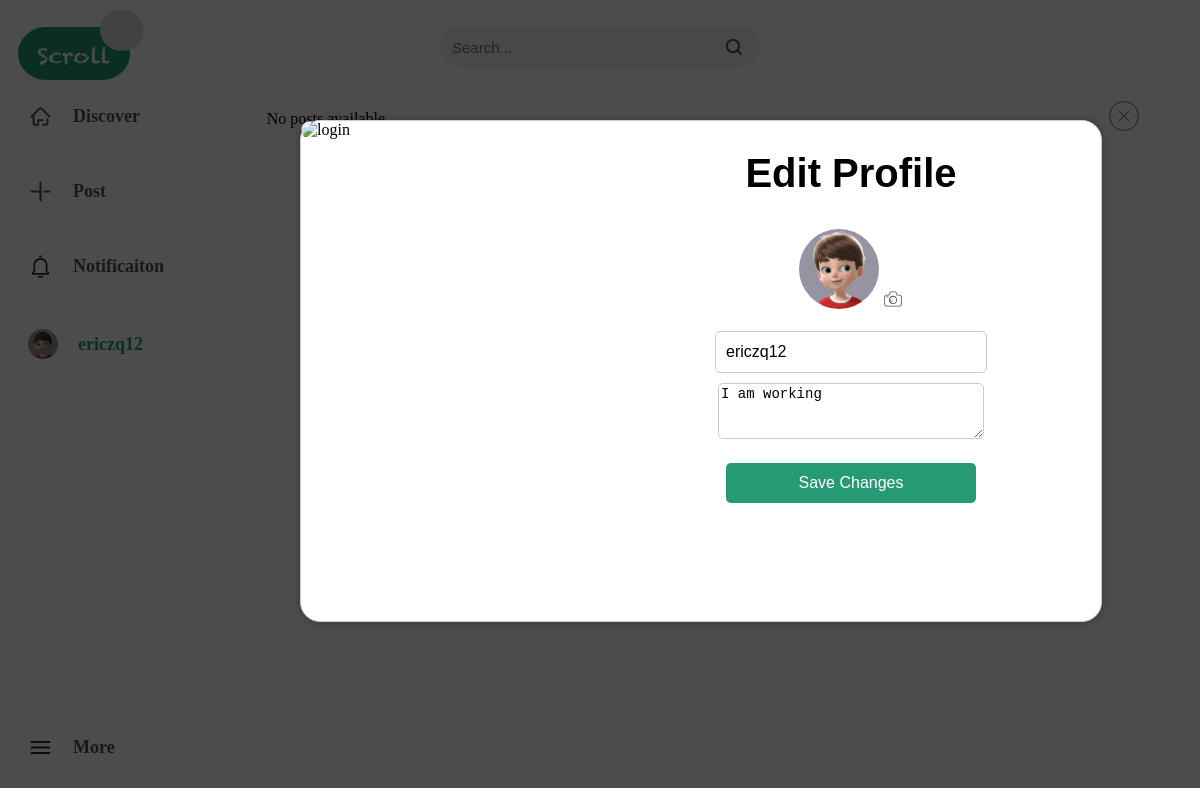
/profile_edit (signed in), run on an earlier commit of the app's database.
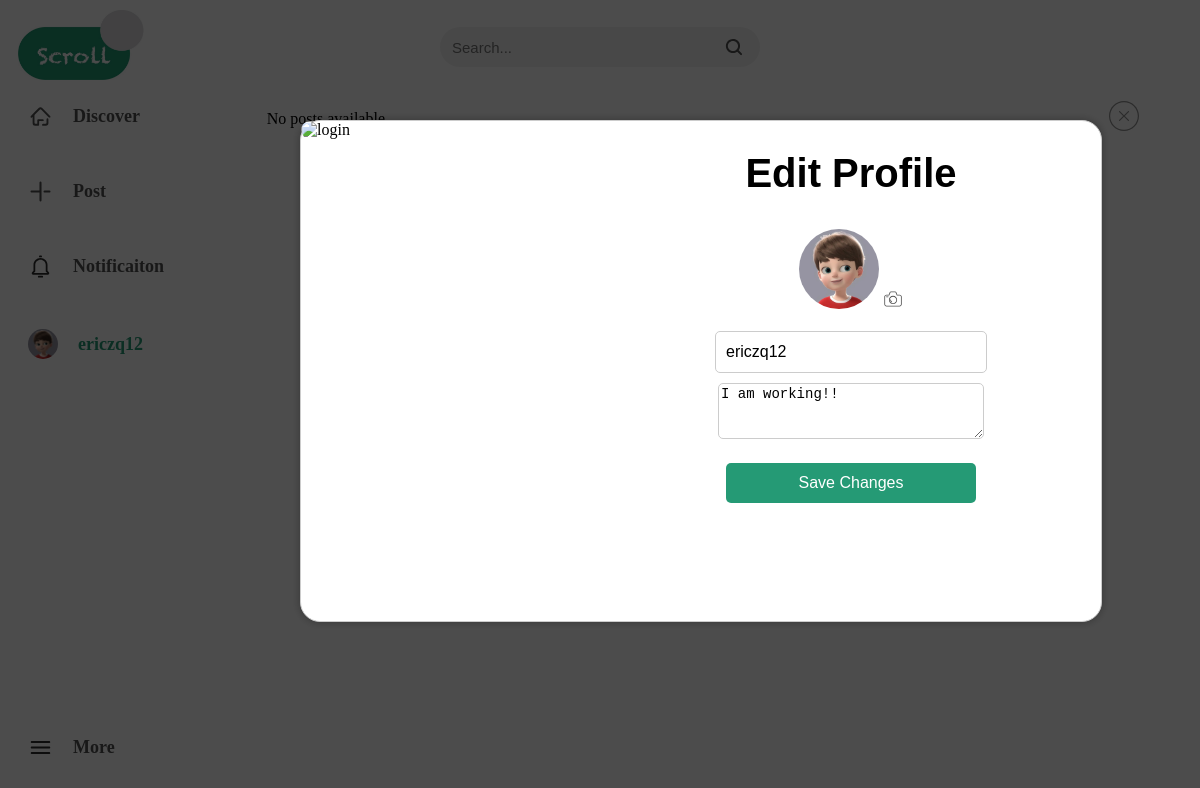
And on a later commit of the database.
### scroll_app/models/models.py (models this page shows, shortened)
class CustomUser(AbstractUser):
    user_id = models.AutoField(primary_key=True)  # UserID
    email = models.EmailField(unique=True)       # Email
    avatar = models.ImageField(upload_to='avatars/', blank=True,null=True, default='avatars/user.png')  # avatar
    bio = models.TextField(blank=True, null=True)  # user bio
    USERNAME_FIELD = 'email'  # use email as username
    REQUIRED_FIELDS = ['username']  # require username field
    groups = models.ManyToManyField(
        Group,
        verbose_name='groups',
        blank=True,
        help_text='The groups this user belongs to.',
        related_name='customuser_set',  # define related_name for groups
        related_query_name='customuser',
    )
    user_permissions = models.ManyToManyField(
        Permission,
        verbose_name='user permissions',
        blank=True,
        help_text='Specific permissions for this user.',
        related_name='customuser_set',  # define related_name for user_permissions
        related_query_name='customuser',
    )

### scroll_app/views/views.py (the view)
# urls.py: path('profile_edit', views.profile_edit_view, name='profile_edit'),
@login_required
def profile_edit_view(request):
    if request.method == 'POST':
        data = request.POST
        files = request.FILES
        user_form = UserEditForm(data,files,instance=request.user)
        print(user_form.data)
        if user_form.is_valid():
            user_form.save()
            return redirect('profile')  # redirect to profile page
        else:
            print(user_form.errors)  # find out why it's not valid
    else:
        user_form = UserEditForm(instance=request.user)
    context = {
        'user_form': user_form,
    }
    return render(request, 'profile_edit.html', context)

### scroll_app/forms/user.py
class UserEditForm(forms.ModelForm):
    class Meta:
        model = CustomUser
        fields = ['username', 'bio','avatar'] # allow user to edit username, bio and avatar only
        widgets = {
            'username': forms.TextInput(attrs={'class': 'form-control'}),
            'bio': forms.Textarea(attrs={'class': 'form-control'}),
            'avatar': forms.FileInput(attrs={'class': 'form-control-file'})
        }

### templates/profile_edit.html (shortened to what this page needs)
{% extends 'base.html' %}
{% load static %}
{% block edit_profile_content %}
<div class="user_model">
    <div class="user_model_content">
        <div class="user_model_bg"><img src="{% static 'img/logo/pg.jpeg' %}" alt="login"></div>
        <a id="offpage" href = '{% url "home" %}'><img src="{% static 'img/logo/off.svg' %}" alt="offpage"></a>
        <div id="edit_profile_model_content" class="model_content">
            <h2>Edit Profile</h2>
            <form method="POST" enctype="multipart/form-data" action="{% url 'profile_edit' %}">
                <div id="preview-avatar">
                    <img id="preview" src="{{user.avatar.url}}" alt="Image Preview">
                    <img id="custom-file-upload" src="{% static 'img/logo/camera.svg' %}" alt="Upload Image">
                </div>
                <input id="signup_avatar" style="display: none;" type="file" name="avatar" accept="image/*"><br>
                <input class="form-control1" type="text" name="username" value="{{user.username}}" required><br>
                <textarea id="signup_bio" name="bio" rows="3">{{user.bio}}</textarea><br>
                <button class="form-control1" type="submit">Save Changes</button><br>
            </form>
        </div>
    </div>
</div>
{% endblock %}

### templates/nav.html (shortened to what this page needs)
{% load static %}
<div class="nav_container">
    <ul>
        <li class="nav-item" data-url="{% url 'home' %}">
                    <img src="{% static 'img/logo/discover.svg' %}" alt="Discover">
                    <span>Discover</span>
                </li>
        <li class="nav-item" data-url="{% if request.user.is_authenticated %}{% url 'sendPost' %}{% else %}{% url 'login' %}{% endif %}">
                    <img src="{% static 'img/logo/post.svg' %}" alt="post">
                    <span>Post</span>
                </li>
        <li class="nav-item" data-url="{% if request.user.is_authenticated %}{% url 'notification' %}{% else %}{% url 'login' %}{% endif %}"><img src="{% static 'img/logo/notificaiton.svg' %}" alt="notificaiton">
                    <span>Notificaiton</span>
                </li>
         {% if user.is_authenticated %}
         <li class="nav-item" data-url="{% url 'profile' %}">
                     {% if user.avatar != None %}
                        <img id="account_icon" src="{{ user.avatar.url }}" alt="account">
                     {% else %}
                        <img id="account_icon" src="{% static 'img/logo/user.png' %}" alt="account">
                     {% endif %}
                    <span style="color: #259A75;" >{{ user.username }}</span>
                </li>
         {% else %}
        <li class="nav-item" id="login_li" data-url="{% url 'login' %}">
                    <span style="color: white;">Login</span>
                </li>
        {% endif %}
        <li class="nav-item" id="more_li"><a id="more_icon" href="#">
            <img src="{% static 'img/logo/more.svg' %}" alt="more">
                    <span>More</span>
        </a></li>
    </ul>
</div>

What changed in the data, as far as the page shows it:
changed CustomUser "ericzq12": bio "I am working" → "I am working!!"
